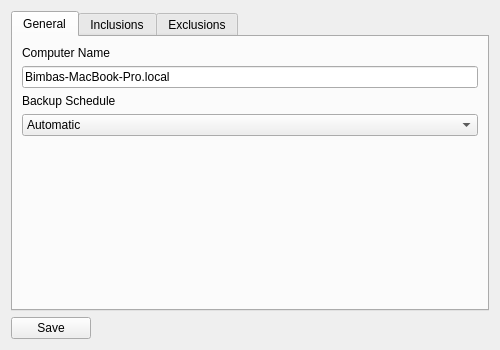
<?xml version="1.0" encoding="UTF-8"?>
<ui version="4.0">
 <class>SettingsDialog</class>
 <widget class="QDialog" name="SettingsDialog">
  <property name="geometry">
   <rect>
    <x>0</x>
    <y>0</y>
    <width>500</width>
    <height>350</height>
   </rect>
  </property>
  <property name="minimumSize">
   <size>
    <width>500</width>
    <height>350</height>
   </size>
  </property>
  <property name="windowTitle">
   <string>Blobbackup Settings</string>
  </property>
  <layout class="QVBoxLayout" name="verticalLayout">
   <item>
    <widget class="QTabWidget" name="tabWidget">
     <property name="currentIndex">
      <number>0</number>
     </property>
     <widget class="QWidget" name="tab">
      <attribute name="title">
       <string>General</string>
      </attribute>
      <layout class="QVBoxLayout" name="verticalLayout_2">
       <item>
        <widget class="QLabel" name="label">
         <property name="text">
          <string>Computer Name</string>
         </property>
        </widget>
       </item>
       <item>
        <widget class="QLineEdit" name="lineEdit">
         <property name="text">
          <string>Bimbas-MacBook-Pro.local </string>
         </property>
        </widget>
       </item>
       <item>
        <widget class="QLabel" name="label_2">
         <property name="text">
          <string>Backup Schedule</string>
         </property>
        </widget>
       </item>
       <item>
        <widget class="QComboBox" name="comboBox">
         <item>
          <property name="text">
           <string>Automatic</string>
          </property>
         </item>
         <item>
          <property name="text">
           <string>Manual</string>
          </property>
         </item>
        </widget>
       </item>
       <item>
        <spacer name="verticalSpacer">
         <property name="orientation">
          <enum>Qt::Vertical</enum>
         </property>
         <property name="sizeHint" stdset="0">
          <size>
           <width>20</width>
           <height>40</height>
          </size>
         </property>
        </spacer>
       </item>
      </layout>
     </widget>
     <widget class="QWidget" name="tab_2">
      <attribute name="title">
       <string>Inclusions</string>
      </attribute>
      <layout class="QHBoxLayout" name="horizontalLayout_2">
       <item>
        <widget class="QListWidget" name="listWidget">
         <property name="focusPolicy">
          <enum>Qt::NoFocus</enum>
         </property>
         <item>
          <property name="text">
           <string>/</string>
          </property>
         </item>
        </widget>
       </item>
       <item>
        <layout class="QVBoxLayout" name="verticalLayout_3">
         <item>
          <widget class="QPushButton" name="pushButton_2">
           <property name="text">
            <string>Add Folder</string>
           </property>
          </widget>
         </item>
         <item>
          <widget class="QPushButton" name="pushButton_3">
           <property name="text">
            <string>Remove</string>
           </property>
          </widget>
         </item>
         <item>
          <spacer name="verticalSpacer_2">
           <property name="orientation">
            <enum>Qt::Vertical</enum>
           </property>
           <property name="sizeHint" stdset="0">
            <size>
             <width>20</width>
             <height>40</height>
            </size>
           </property>
          </spacer>
         </item>
        </layout>
       </item>
      </layout>
     </widget>
     <widget class="QWidget" name="tab_3">
      <attribute name="title">
       <string>Exclusions</string>
      </attribute>
      <layout class="QHBoxLayout" name="horizontalLayout_3">
       <item>
        <widget class="QListWidget" name="listWidget_2">
         <property name="focusPolicy">
          <enum>Qt::NoFocus</enum>
         </property>
         <item>
          <property name="text">
           <string>/Applications</string>
          </property>
         </item>
         <item>
          <property name="text">
           <string>/Library</string>
          </property>
         </item>
         <item>
          <property name="text">
           <string>/Private</string>
          </property>
         </item>
         <item>
          <property name="text">
           <string>/System</string>
          </property>
         </item>
         <item>
          <property name="text">
           <string>/bin</string>
          </property>
         </item>
         <item>
          <property name="text">
           <string>/dev</string>
          </property>
         </item>
         <item>
          <property name="text">
           <string>/etc</string>
          </property>
         </item>
         <item>
          <property name="text">
           <string>/net</string>
          </property>
         </item>
         <item>
          <property name="text">
           <string>/sbin</string>
          </property>
         </item>
         <item>
          <property name="text">
           <string>/usr</string>
          </property>
         </item>
         <item>
          <property name="text">
           <string>/home</string>
          </property>
         </item>
         <item>
          <property name="text">
           <string>*.vmc</string>
          </property>
         </item>
         <item>
          <property name="text">
           <string>*.vhd</string>
          </property>
         </item>
         <item>
          <property name="text">
           <string>*.iso</string>
          </property>
         </item>
        </widget>
       </item>
       <item>
        <layout class="QVBoxLayout" name="verticalLayout_4">
         <item>
          <widget class="QPushButton" name="pushButton_4">
           <property name="text">
            <string>Add</string>
           </property>
          </widget>
         </item>
         <item>
          <widget class="QPushButton" name="pushButton_5">
           <property name="text">
            <string>Remove</string>
           </property>
          </widget>
         </item>
         <item>
          <spacer name="verticalSpacer_3">
           <property name="orientation">
            <enum>Qt::Vertical</enum>
           </property>
           <property name="sizeHint" stdset="0">
            <size>
             <width>20</width>
             <height>40</height>
            </size>
           </property>
          </spacer>
         </item>
        </layout>
       </item>
      </layout>
     </widget>
    </widget>
   </item>
   <item>
    <layout class="QHBoxLayout" name="horizontalLayout">
     <item>
      <widget class="QPushButton" name="pushButton">
       <property name="text">
        <string>Save</string>
       </property>
      </widget>
     </item>
     <item>
      <spacer name="horizontalSpacer_2">
       <property name="orientation">
        <enum>Qt::Horizontal</enum>
       </property>
       <property name="sizeHint" stdset="0">
        <size>
         <width>40</width>
         <height>20</height>
        </size>
       </property>
      </spacer>
     </item>
    </layout>
   </item>
  </layout>
 </widget>
 <resources/>
 <connections/>
</ui>
